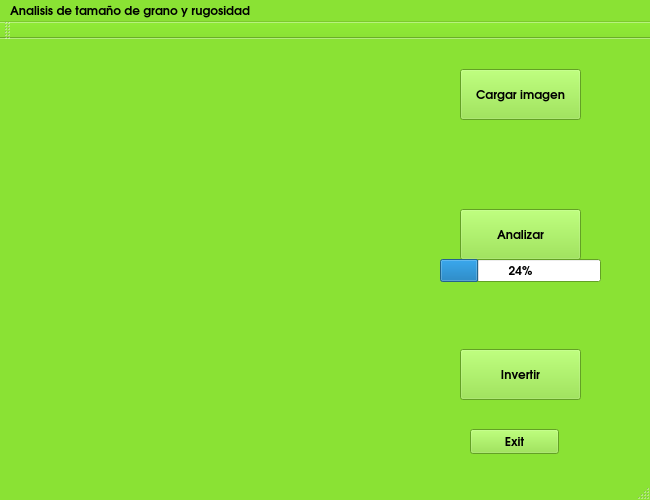
<?xml version="1.0" encoding="UTF-8"?>
<ui version="4.0">
 <class>interfaz</class>
 <widget class="QMainWindow" name="interfaz">
  <property name="geometry">
   <rect>
    <x>0</x>
    <y>0</y>
    <width>650</width>
    <height>500</height>
   </rect>
  </property>
  <property name="palette">
   <palette>
    <active>
     <colorrole role="WindowText">
      <brush brushstyle="SolidPattern">
       <color alpha="255">
        <red>0</red>
        <green>0</green>
        <blue>0</blue>
       </color>
      </brush>
     </colorrole>
     <colorrole role="Button">
      <brush brushstyle="SolidPattern">
       <color alpha="255">
        <red>138</red>
        <green>226</green>
        <blue>52</blue>
       </color>
      </brush>
     </colorrole>
     <colorrole role="Light">
      <brush brushstyle="SolidPattern">
       <color alpha="255">
        <red>198</red>
        <green>255</green>
        <blue>143</blue>
       </color>
      </brush>
     </colorrole>
     <colorrole role="Midlight">
      <brush brushstyle="SolidPattern">
       <color alpha="255">
        <red>168</red>
        <green>240</green>
        <blue>97</blue>
       </color>
      </brush>
     </colorrole>
     <colorrole role="Dark">
      <brush brushstyle="SolidPattern">
       <color alpha="255">
        <red>69</red>
        <green>113</green>
        <blue>26</blue>
       </color>
      </brush>
     </colorrole>
     <colorrole role="Mid">
      <brush brushstyle="SolidPattern">
       <color alpha="255">
        <red>92</red>
        <green>151</green>
        <blue>34</blue>
       </color>
      </brush>
     </colorrole>
     <colorrole role="Text">
      <brush brushstyle="SolidPattern">
       <color alpha="255">
        <red>0</red>
        <green>0</green>
        <blue>0</blue>
       </color>
      </brush>
     </colorrole>
     <colorrole role="BrightText">
      <brush brushstyle="SolidPattern">
       <color alpha="255">
        <red>255</red>
        <green>255</green>
        <blue>255</blue>
       </color>
      </brush>
     </colorrole>
     <colorrole role="ButtonText">
      <brush brushstyle="SolidPattern">
       <color alpha="255">
        <red>0</red>
        <green>0</green>
        <blue>0</blue>
       </color>
      </brush>
     </colorrole>
     <colorrole role="Base">
      <brush brushstyle="SolidPattern">
       <color alpha="255">
        <red>255</red>
        <green>255</green>
        <blue>255</blue>
       </color>
      </brush>
     </colorrole>
     <colorrole role="Window">
      <brush brushstyle="SolidPattern">
       <color alpha="255">
        <red>138</red>
        <green>226</green>
        <blue>52</blue>
       </color>
      </brush>
     </colorrole>
     <colorrole role="Shadow">
      <brush brushstyle="SolidPattern">
       <color alpha="255">
        <red>0</red>
        <green>0</green>
        <blue>0</blue>
       </color>
      </brush>
     </colorrole>
     <colorrole role="AlternateBase">
      <brush brushstyle="SolidPattern">
       <color alpha="255">
        <red>196</red>
        <green>240</green>
        <blue>153</blue>
       </color>
      </brush>
     </colorrole>
     <colorrole role="ToolTipBase">
      <brush brushstyle="SolidPattern">
       <color alpha="255">
        <red>255</red>
        <green>255</green>
        <blue>220</blue>
       </color>
      </brush>
     </colorrole>
     <colorrole role="ToolTipText">
      <brush brushstyle="SolidPattern">
       <color alpha="255">
        <red>0</red>
        <green>0</green>
        <blue>0</blue>
       </color>
      </brush>
     </colorrole>
    </active>
    <inactive>
     <colorrole role="WindowText">
      <brush brushstyle="SolidPattern">
       <color alpha="255">
        <red>0</red>
        <green>0</green>
        <blue>0</blue>
       </color>
      </brush>
     </colorrole>
     <colorrole role="Button">
      <brush brushstyle="SolidPattern">
       <color alpha="255">
        <red>138</red>
        <green>226</green>
        <blue>52</blue>
       </color>
      </brush>
     </colorrole>
     <colorrole role="Light">
      <brush brushstyle="SolidPattern">
       <color alpha="255">
        <red>198</red>
        <green>255</green>
        <blue>143</blue>
       </color>
      </brush>
     </colorrole>
     <colorrole role="Midlight">
      <brush brushstyle="SolidPattern">
       <color alpha="255">
        <red>168</red>
        <green>240</green>
        <blue>97</blue>
       </color>
      </brush>
     </colorrole>
     <colorrole role="Dark">
      <brush brushstyle="SolidPattern">
       <color alpha="255">
        <red>69</red>
        <green>113</green>
        <blue>26</blue>
       </color>
      </brush>
     </colorrole>
     <colorrole role="Mid">
      <brush brushstyle="SolidPattern">
       <color alpha="255">
        <red>92</red>
        <green>151</green>
        <blue>34</blue>
       </color>
      </brush>
     </colorrole>
     <colorrole role="Text">
      <brush brushstyle="SolidPattern">
       <color alpha="255">
        <red>0</red>
        <green>0</green>
        <blue>0</blue>
       </color>
      </brush>
     </colorrole>
     <colorrole role="BrightText">
      <brush brushstyle="SolidPattern">
       <color alpha="255">
        <red>255</red>
        <green>255</green>
        <blue>255</blue>
       </color>
      </brush>
     </colorrole>
     <colorrole role="ButtonText">
      <brush brushstyle="SolidPattern">
       <color alpha="255">
        <red>0</red>
        <green>0</green>
        <blue>0</blue>
       </color>
      </brush>
     </colorrole>
     <colorrole role="Base">
      <brush brushstyle="SolidPattern">
       <color alpha="255">
        <red>255</red>
        <green>255</green>
        <blue>255</blue>
       </color>
      </brush>
     </colorrole>
     <colorrole role="Window">
      <brush brushstyle="SolidPattern">
       <color alpha="255">
        <red>138</red>
        <green>226</green>
        <blue>52</blue>
       </color>
      </brush>
     </colorrole>
     <colorrole role="Shadow">
      <brush brushstyle="SolidPattern">
       <color alpha="255">
        <red>0</red>
        <green>0</green>
        <blue>0</blue>
       </color>
      </brush>
     </colorrole>
     <colorrole role="AlternateBase">
      <brush brushstyle="SolidPattern">
       <color alpha="255">
        <red>196</red>
        <green>240</green>
        <blue>153</blue>
       </color>
      </brush>
     </colorrole>
     <colorrole role="ToolTipBase">
      <brush brushstyle="SolidPattern">
       <color alpha="255">
        <red>255</red>
        <green>255</green>
        <blue>220</blue>
       </color>
      </brush>
     </colorrole>
     <colorrole role="ToolTipText">
      <brush brushstyle="SolidPattern">
       <color alpha="255">
        <red>0</red>
        <green>0</green>
        <blue>0</blue>
       </color>
      </brush>
     </colorrole>
    </inactive>
    <disabled>
     <colorrole role="WindowText">
      <brush brushstyle="SolidPattern">
       <color alpha="255">
        <red>69</red>
        <green>113</green>
        <blue>26</blue>
       </color>
      </brush>
     </colorrole>
     <colorrole role="Button">
      <brush brushstyle="SolidPattern">
       <color alpha="255">
        <red>138</red>
        <green>226</green>
        <blue>52</blue>
       </color>
      </brush>
     </colorrole>
     <colorrole role="Light">
      <brush brushstyle="SolidPattern">
       <color alpha="255">
        <red>198</red>
        <green>255</green>
        <blue>143</blue>
       </color>
      </brush>
     </colorrole>
     <colorrole role="Midlight">
      <brush brushstyle="SolidPattern">
       <color alpha="255">
        <red>168</red>
        <green>240</green>
        <blue>97</blue>
       </color>
      </brush>
     </colorrole>
     <colorrole role="Dark">
      <brush brushstyle="SolidPattern">
       <color alpha="255">
        <red>69</red>
        <green>113</green>
        <blue>26</blue>
       </color>
      </brush>
     </colorrole>
     <colorrole role="Mid">
      <brush brushstyle="SolidPattern">
       <color alpha="255">
        <red>92</red>
        <green>151</green>
        <blue>34</blue>
       </color>
      </brush>
     </colorrole>
     <colorrole role="Text">
      <brush brushstyle="SolidPattern">
       <color alpha="255">
        <red>69</red>
        <green>113</green>
        <blue>26</blue>
       </color>
      </brush>
     </colorrole>
     <colorrole role="BrightText">
      <brush brushstyle="SolidPattern">
       <color alpha="255">
        <red>255</red>
        <green>255</green>
        <blue>255</blue>
       </color>
      </brush>
     </colorrole>
     <colorrole role="ButtonText">
      <brush brushstyle="SolidPattern">
       <color alpha="255">
        <red>69</red>
        <green>113</green>
        <blue>26</blue>
       </color>
      </brush>
     </colorrole>
     <colorrole role="Base">
      <brush brushstyle="SolidPattern">
       <color alpha="255">
        <red>138</red>
        <green>226</green>
        <blue>52</blue>
       </color>
      </brush>
     </colorrole>
     <colorrole role="Window">
      <brush brushstyle="SolidPattern">
       <color alpha="255">
        <red>138</red>
        <green>226</green>
        <blue>52</blue>
       </color>
      </brush>
     </colorrole>
     <colorrole role="Shadow">
      <brush brushstyle="SolidPattern">
       <color alpha="255">
        <red>0</red>
        <green>0</green>
        <blue>0</blue>
       </color>
      </brush>
     </colorrole>
     <colorrole role="AlternateBase">
      <brush brushstyle="SolidPattern">
       <color alpha="255">
        <red>138</red>
        <green>226</green>
        <blue>52</blue>
       </color>
      </brush>
     </colorrole>
     <colorrole role="ToolTipBase">
      <brush brushstyle="SolidPattern">
       <color alpha="255">
        <red>255</red>
        <green>255</green>
        <blue>220</blue>
       </color>
      </brush>
     </colorrole>
     <colorrole role="ToolTipText">
      <brush brushstyle="SolidPattern">
       <color alpha="255">
        <red>0</red>
        <green>0</green>
        <blue>0</blue>
       </color>
      </brush>
     </colorrole>
    </disabled>
   </palette>
  </property>
  <property name="font">
   <font>
    <family>URW Gothic L</family>
    <weight>75</weight>
    <bold>true</bold>
   </font>
  </property>
  <property name="windowTitle">
   <string>interfaz</string>
  </property>
  <widget class="QWidget" name="centralWidget">
   <widget class="QPushButton" name="pushButton">
    <property name="geometry">
     <rect>
      <x>460</x>
      <y>30</y>
      <width>121</width>
      <height>51</height>
     </rect>
    </property>
    <property name="text">
     <string>Cargar imagen</string>
    </property>
   </widget>
   <widget class="QPushButton" name="pushButton_2">
    <property name="geometry">
     <rect>
      <x>460</x>
      <y>170</y>
      <width>121</width>
      <height>51</height>
     </rect>
    </property>
    <property name="text">
     <string>Analizar</string>
    </property>
   </widget>
   <widget class="QPushButton" name="pushButton_3">
    <property name="geometry">
     <rect>
      <x>460</x>
      <y>310</y>
      <width>121</width>
      <height>51</height>
     </rect>
    </property>
    <property name="text">
     <string>Invertir</string>
    </property>
   </widget>
   <widget class="QLabel" name="label">
    <property name="geometry">
     <rect>
      <x>20</x>
      <y>10</y>
      <width>391</width>
      <height>401</height>
     </rect>
    </property>
    <property name="text">
     <string/>
    </property>
   </widget>
   <widget class="QPushButton" name="pushButton_4">
    <property name="geometry">
     <rect>
      <x>470</x>
      <y>390</y>
      <width>89</width>
      <height>25</height>
     </rect>
    </property>
    <property name="text">
     <string>Exit</string>
    </property>
   </widget>
   <widget class="QProgressBar" name="progressBar">
    <property name="geometry">
     <rect>
      <x>440</x>
      <y>220</y>
      <width>161</width>
      <height>23</height>
     </rect>
    </property>
    <property name="value">
     <number>24</number>
    </property>
   </widget>
  </widget>
  <widget class="QMenuBar" name="menuBar">
   <property name="geometry">
    <rect>
     <x>0</x>
     <y>0</y>
     <width>650</width>
     <height>25</height>
    </rect>
   </property>
   <widget class="QMenu" name="menuAnalisis_de_tama_o_de_grano_y_rugosidad">
    <property name="title">
     <string>Analisis de tamaño de grano y rugosidad</string>
    </property>
   </widget>
   <addaction name="menuAnalisis_de_tama_o_de_grano_y_rugosidad"/>
  </widget>
  <widget class="QToolBar" name="mainToolBar">
   <attribute name="toolBarArea">
    <enum>TopToolBarArea</enum>
   </attribute>
   <attribute name="toolBarBreak">
    <bool>false</bool>
   </attribute>
  </widget>
  <widget class="QStatusBar" name="statusBar"/>
 </widget>
 <layoutdefault spacing="6" margin="11"/>
 <resources/>
 <connections>
  <connection>
   <sender>pushButton_2</sender>
   <signal>clicked()</signal>
   <receiver>progressBar</receiver>
   <slot>reset()</slot>
   <hints>
    <hint type="sourcelabel">
     <x>528</x>
     <y>245</y>
    </hint>
    <hint type="destinationlabel">
     <x>515</x>
     <y>307</y>
    </hint>
   </hints>
  </connection>
 </connections>
</ui>
